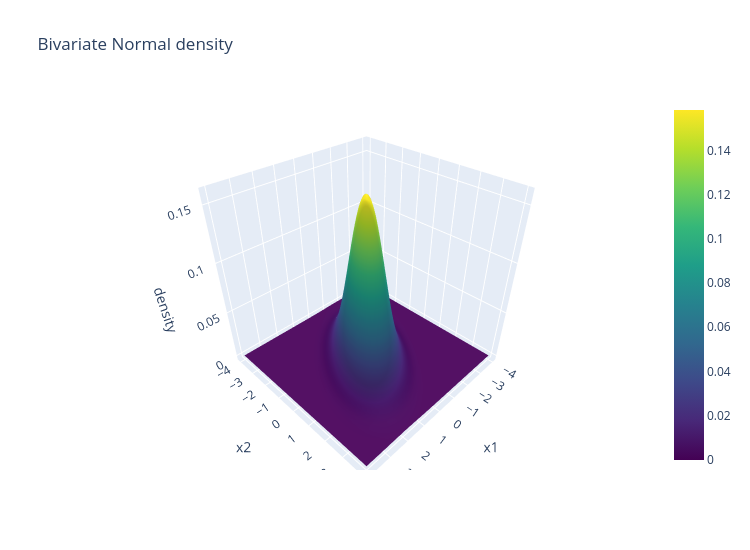

Here is the notebook cell this chart was saved with:
### Markdown cell above
### 8.3 Interactive Plotly version of the density surface

### Code cell
fig = go.Figure(go.Surface(x=grid, y=grid, z=density, colorscale="Viridis"))
fig.update_layout(title="Bivariate Normal density", width=750, height=550, scene=dict(xaxis_title="x1", yaxis_title="x2", zaxis_title="density"))
fig.show()
